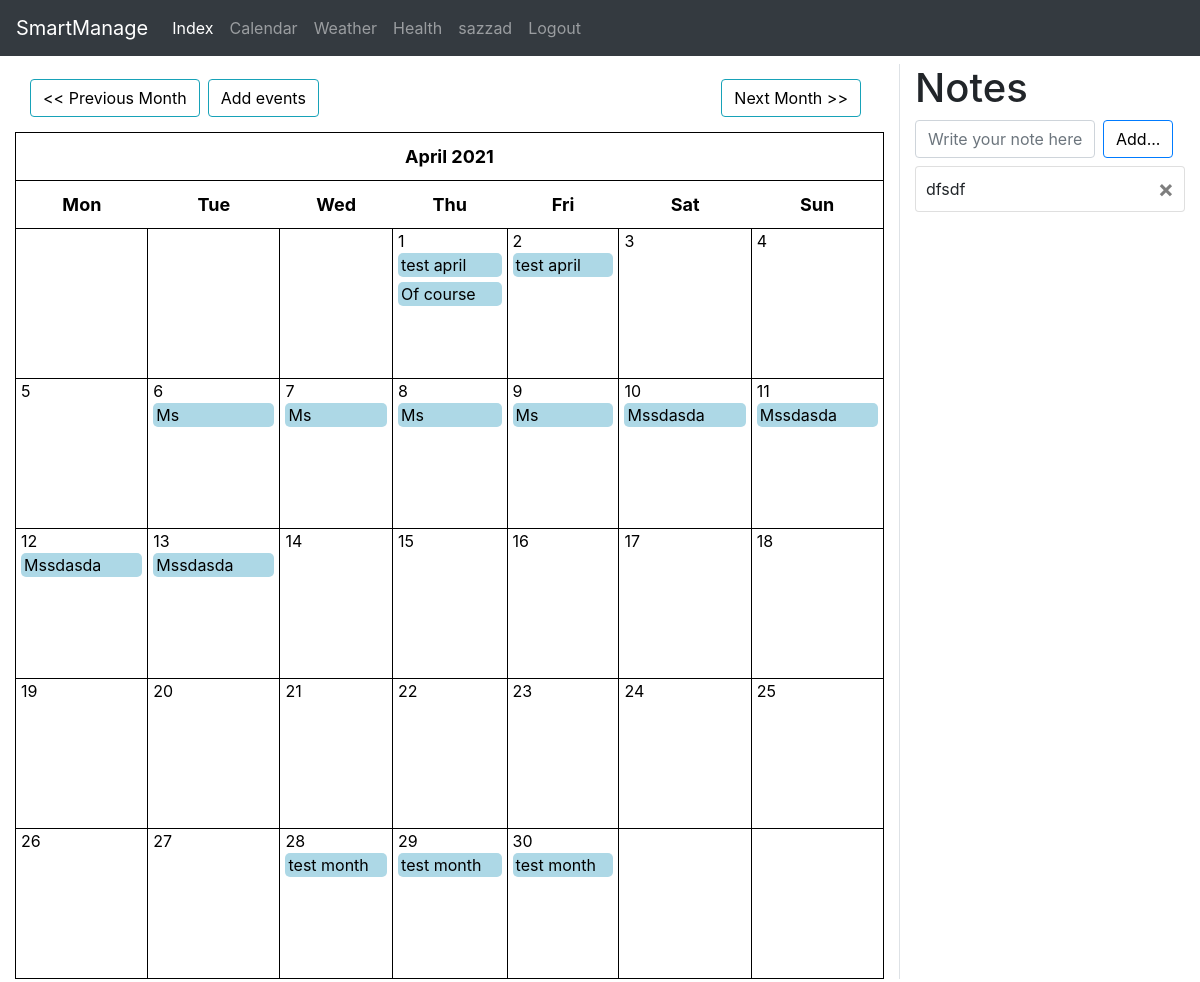
Page /calendar/ (signed in) on the earlier database version.
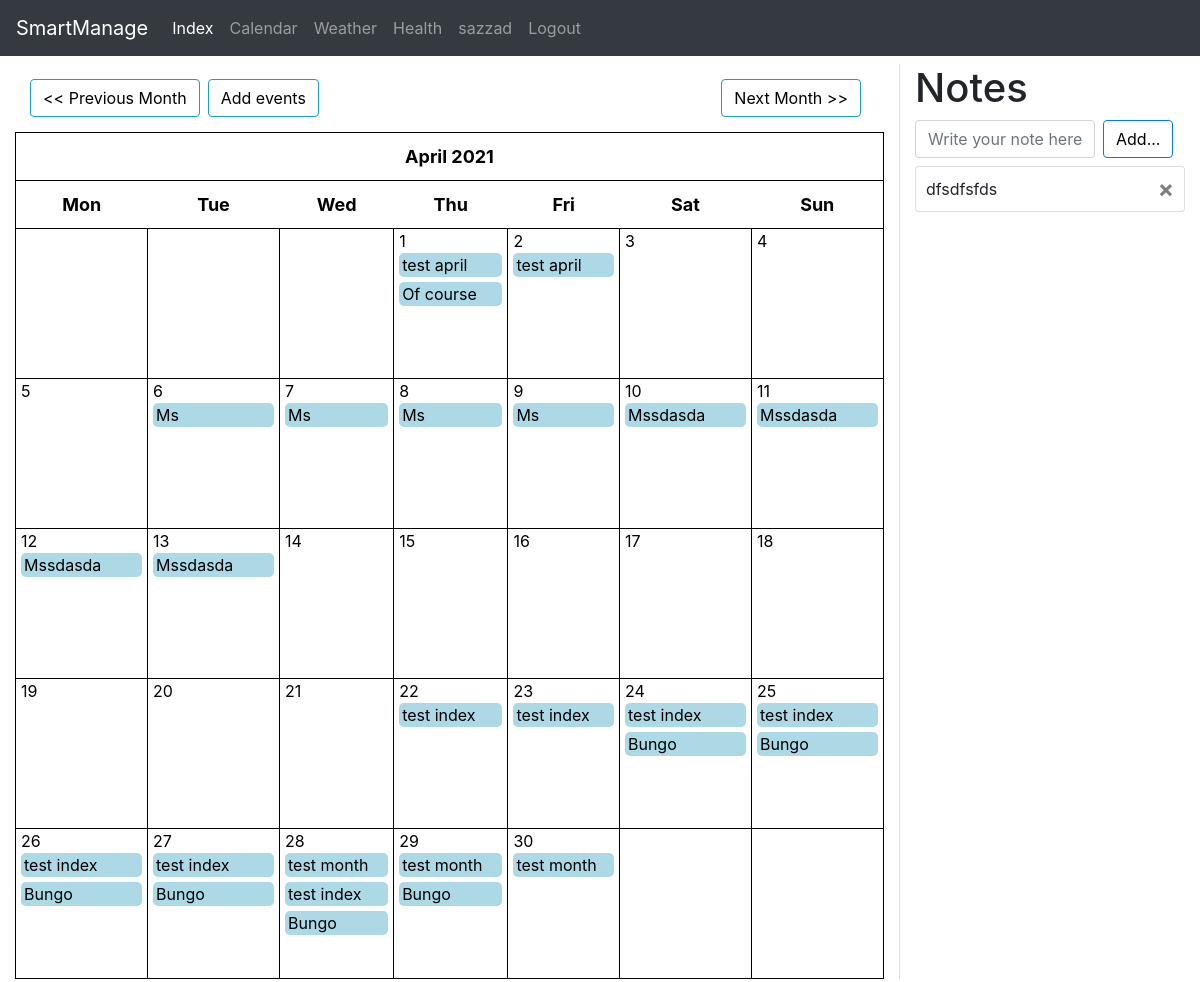
Same page on the later database version.
### manCal/models.py (models this page shows, shortened)
class Notes(models.Model):
    user = models.ForeignKey(settings.AUTH_USER_MODEL, on_delete=models.CASCADE)
    note = models.TextField()
    complited = models.BooleanField(default=False)
    class Meta:
        ordering = ['complited', 'id']

class Event(models.Model):
    user = models.ForeignKey(settings.AUTH_USER_MODEL, on_delete=models.CASCADE)
    title = models.CharField(max_length=200)
    description = models.TextField()
    start_time = models.DateTimeField()
    end_time = models.DateTimeField()
    created_date = models.DateTimeField(auto_now_add=True)
    location = models.CharField(max_length=200, null=True, blank=True)
    @property
    def get_html_url(self):
        url = reverse('manCal:event-detail', args=(self.id,))
        return f'<a href="{url}"> {self.title} </a>'

### manCal/views.py (the view)
# urls.py: path('calendar/', views.CalendarView.as_view(), name='calendar'),
class CalendarView(LoginRequiredMixin, generic.ListView):
    model = Event
    template_name = 'calendar.html'
    def get_context_data(self, **kwargs):
        context = super().get_context_data(**kwargs)
        d = get_date(self.request.GET.get('month', None))
        user = CustomUser.objects.get(username= self.request.user)
        cal = Calendar(d.year, d.month, user)
        html_cal = cal.formatmonth(withyear=True)
        notes = Notes.objects.filter(user=user)
        context['calendar'] = mark_safe(html_cal)
        context['prev_month'] = prev_month(d)
        context['next_month'] = next_month(d)
        context['notes'] = notes
        context['user']= user
        return context

### manCal/utils.py (called while the page is built)
	def formatday(self, day, events, year , month):
		events_per_day = events.filter(start_time__day=day)
		eventsAll = Event.objects.all()
		d = ''
		if day != 0:
			dt_start = datetime.datetime(year, month, day)
			tm_start = datetime.time(23, 59)
			combined_start = dt_start.combine(dt_start, tm_start)
			dt_end = datetime.datetime(year, month, day)
			tm_end = datetime.time(00, 1)
			combined_end = dt_end.combine(dt_end, tm_end)
			for event in eventsAll:
				if event.start_time <= combined_start and event.end_time >= combined_end:
					d += f'<li> {event.get_html_url} </li>'
			return f"<td><span class='date'>{day}</span><ul> {d} </ul></td>"
		return '<td></td>'

	def formatweek(self, theweek, events, year, month):
		week = ''
		for d, weekday in theweek:
			week += self.formatday(d, events, year, month)
		return f'<tr> {week} </tr>'

### manCal/views.py (called while the page is built)
def get_date(req_day):
    if req_day:
        year, month = (int(x) for x in req_day.split('-'))
        return date(year, month, day=1)
    return datetime.today()

def prev_month(d):
    first = d.replace(day=1)
    prev_month = first - timedelta(days=1)
    month = 'month=' + str(prev_month.year) + '-' + str(prev_month.month)
    return month

### manCal/templates/calendar.html (shortened to what this page needs)
{% extends 'base.html' %}
{% block content %}
    <div class="conteiner_cal mt-2">
        <div class="notes-conteiner float-right col-lg-3 col-md-12 ">
            <h1> Notes </h1>
            <form class="form-inline" id="createNoteForm" method="POST" data-url= {% url 'manCal:add_note' %}>
                    <input type="text" class="form-control mb-2 mr-sm-2 col-10 col-lg-8" id="note" placeholder="Write your note here" name = "note" required>
                <button type="button" id="createNoteButton" class="btn btn-primary mb-2">Add...</button>
            <div id="noteList">
            {% for note in notes %}
                <div class= "card mb-1" id="noteCard" data-id="{{note.id}}" style="{% if note.complited%} text-decoration: line-through {%endif%}">
                    <div class="card-body">
                        {{note.note}}
                        <button type="button" class="close float-right" data-id="{{note.id}}">
                            <span aria-hidden="true">&times;</span>
                        </button>
                    </div>
                </div>
            {% endfor %}
            </div>
        </div>
        <div class="calendar-content float-left col-md-12 col-lg-9 border-right">
            <div class="clearfix">
                <a class="btn btn-info right mr-2" href="{% url 'manCal:calendar' %}?{{ next_month }} "> Next Month >> </a>
                <a class="btn btn-info text-center mr-2" href="{% url 'manCal:event_new' %}"> Add events </a>
                <a class="btn btn-info left mr-2" href="{% url 'manCal:calendar' %}?{{ prev_month }}"> << Previous Month </a>
            </div>
            <div style="color: blueviolet;">
                {{ calendar }}
            </div>
        </div>
    </div>
{% endblock %}

Differences in the rows shown:
removed Notes: note "dfsdf"
added Notes: note "dfsdfsfds"
computed for Event: title "…19 20 21 22 23 24 25 26 27 28 test month 29 test month 30 test month" → "…19 20 21 22 test index 23 test index 24 test index Bungo 25 test index Bungo 26 test index Bungo 27 test index Bungo 28 test month test index Bungo 29 test month Bungo 30 test month"
